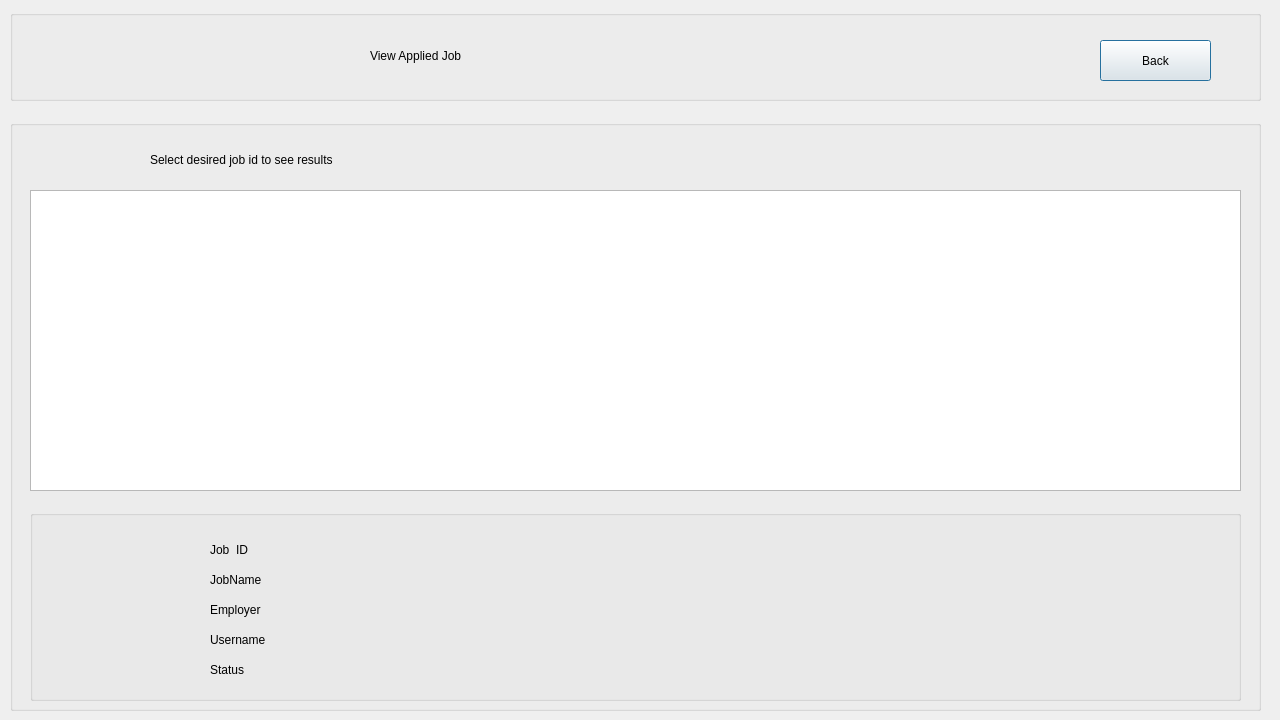
<?xml version="1.0" encoding="UTF-8"?>
<ui version="4.0">
 <class>appliedjob</class>
 <widget class="QDialog" name="appliedjob">
  <property name="geometry">
   <rect>
    <x>0</x>
    <y>0</y>
    <width>1280</width>
    <height>720</height>
   </rect>
  </property>
  <property name="windowTitle">
   <string>Dialog</string>
  </property>
  <widget class="QGroupBox" name="groupBox_apjob">
   <property name="geometry">
    <rect>
     <x>10</x>
     <y>10</y>
     <width>1251</width>
     <height>91</height>
    </rect>
   </property>
   <property name="title">
    <string/>
   </property>
   <widget class="QPushButton" name="pushButton_backapjob">
    <property name="geometry">
     <rect>
      <x>1090</x>
      <y>30</y>
      <width>111</width>
      <height>41</height>
     </rect>
    </property>
    <property name="text">
     <string>Back</string>
    </property>
   </widget>
   <widget class="QLabel" name="label_sjoblist">
    <property name="geometry">
     <rect>
      <x>360</x>
      <y>20</y>
      <width>361</width>
      <height>51</height>
     </rect>
    </property>
    <property name="text">
     <string>View Applied Job</string>
    </property>
   </widget>
   <widget class="QLabel" name="label_scj">
    <property name="geometry">
     <rect>
      <x>240</x>
      <y>20</y>
      <width>91</width>
      <height>61</height>
     </rect>
    </property>
    <property name="text">
     <string/>
    </property>
   </widget>
  </widget>
  <widget class="QGroupBox" name="groupBox_apmain">
   <property name="geometry">
    <rect>
     <x>10</x>
     <y>120</y>
     <width>1251</width>
     <height>591</height>
    </rect>
   </property>
   <property name="title">
    <string/>
   </property>
   <widget class="QTableView" name="tableView">
    <property name="geometry">
     <rect>
      <x>20</x>
      <y>70</y>
      <width>1211</width>
      <height>301</height>
     </rect>
    </property>
   </widget>
   <widget class="QLabel" name="label">
    <property name="geometry">
     <rect>
      <x>140</x>
      <y>30</y>
      <width>351</width>
      <height>20</height>
     </rect>
    </property>
    <property name="text">
     <string>Select desired job id to see results</string>
    </property>
   </widget>
   <widget class="QGroupBox" name="groupBox_view">
    <property name="geometry">
     <rect>
      <x>20</x>
      <y>390</y>
      <width>1211</width>
      <height>191</height>
     </rect>
    </property>
    <property name="title">
     <string/>
    </property>
    <widget class="QLabel" name="label_jn">
     <property name="geometry">
      <rect>
       <x>180</x>
       <y>30</y>
       <width>161</width>
       <height>20</height>
      </rect>
     </property>
     <property name="text">
      <string>Job  ID</string>
     </property>
    </widget>
    <widget class="QLabel" name="label_jn_2">
     <property name="geometry">
      <rect>
       <x>180</x>
       <y>60</y>
       <width>161</width>
       <height>20</height>
      </rect>
     </property>
     <property name="text">
      <string>JobName</string>
     </property>
    </widget>
    <widget class="QLabel" name="label_jn_3">
     <property name="geometry">
      <rect>
       <x>180</x>
       <y>90</y>
       <width>161</width>
       <height>20</height>
      </rect>
     </property>
     <property name="text">
      <string>Employer</string>
     </property>
    </widget>
    <widget class="QLabel" name="label_jobid">
     <property name="geometry">
      <rect>
       <x>380</x>
       <y>30</y>
       <width>431</width>
       <height>20</height>
      </rect>
     </property>
     <property name="text">
      <string/>
     </property>
    </widget>
    <widget class="QLabel" name="label_jobname">
     <property name="geometry">
      <rect>
       <x>380</x>
       <y>60</y>
       <width>421</width>
       <height>21</height>
      </rect>
     </property>
     <property name="text">
      <string/>
     </property>
    </widget>
    <widget class="QLabel" name="label_employer1">
     <property name="geometry">
      <rect>
       <x>380</x>
       <y>90</y>
       <width>391</width>
       <height>21</height>
      </rect>
     </property>
     <property name="text">
      <string/>
     </property>
    </widget>
    <widget class="QLabel" name="label_jn_4">
     <property name="geometry">
      <rect>
       <x>180</x>
       <y>150</y>
       <width>141</width>
       <height>20</height>
      </rect>
     </property>
     <property name="text">
      <string>Status</string>
     </property>
    </widget>
    <widget class="QLabel" name="label_status">
     <property name="geometry">
      <rect>
       <x>380</x>
       <y>150</y>
       <width>821</width>
       <height>20</height>
      </rect>
     </property>
     <property name="text">
      <string/>
     </property>
    </widget>
    <widget class="QLabel" name="label_jn_5">
     <property name="geometry">
      <rect>
       <x>180</x>
       <y>120</y>
       <width>151</width>
       <height>20</height>
      </rect>
     </property>
     <property name="text">
      <string>Username</string>
     </property>
    </widget>
    <widget class="QLabel" name="label_username">
     <property name="geometry">
      <rect>
       <x>380</x>
       <y>120</y>
       <width>401</width>
       <height>20</height>
      </rect>
     </property>
     <property name="text">
      <string/>
     </property>
    </widget>
    <widget class="QLabel" name="label_vieww">
     <property name="geometry">
      <rect>
       <x>10</x>
       <y>10</y>
       <width>151</width>
       <height>171</height>
      </rect>
     </property>
     <property name="text">
      <string/>
     </property>
    </widget>
   </widget>
   <widget class="QLabel" name="label_test1">
    <property name="geometry">
     <rect>
      <x>530</x>
      <y>380</y>
      <width>63</width>
      <height>20</height>
     </rect>
    </property>
    <property name="text">
     <string/>
    </property>
   </widget>
   <widget class="QLabel" name="label_test2">
    <property name="geometry">
     <rect>
      <x>650</x>
      <y>380</y>
      <width>63</width>
      <height>20</height>
     </rect>
    </property>
    <property name="text">
     <string/>
    </property>
   </widget>
  </widget>
 </widget>
 <resources/>
 <connections/>
</ui>
